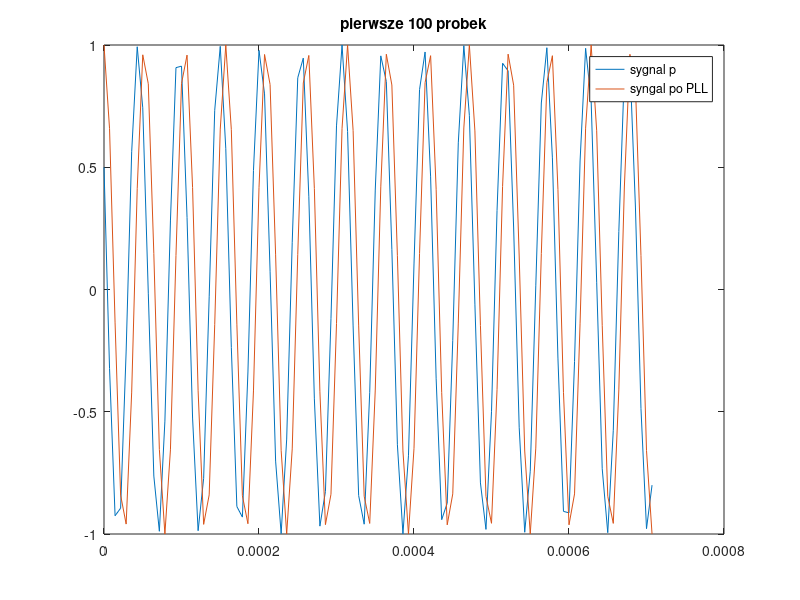
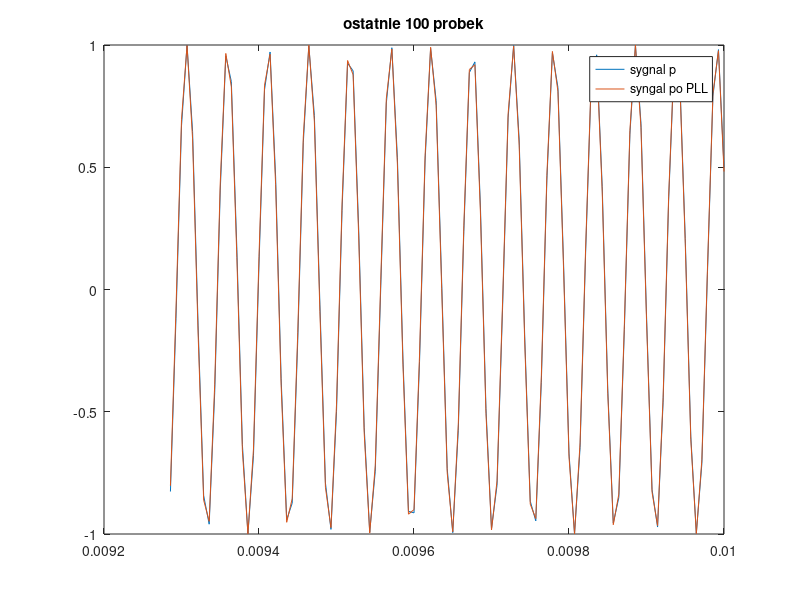
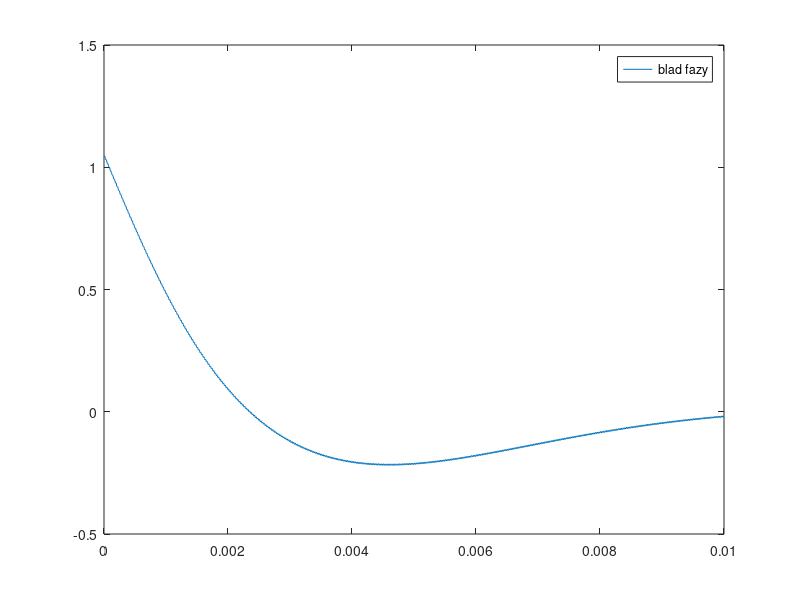
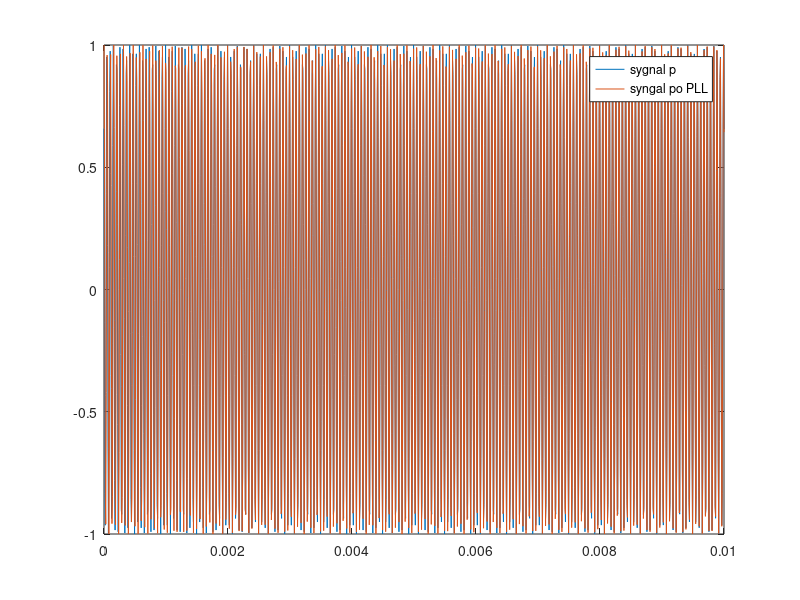

Source code (MATLAB) for these figures, in order:
clear all; close all;

fpilot = 19e3;
fi = pi/3;
fs = 140e3;
T = 0.01;
t = 0:1/fs:T;
p = cos(2*pi*fpilot*t + fi);

% Petla PLL z filtrem typu IIR do odtworzenia częstotliwości i fazy pilota [7]
% i na tej podstawie sygnałów nośnych: symboli c1, stereo c38 i danych RDS c57
freq = 2*pi*fpilot/fs;
theta = zeros(1,length(p)+1);
alpha = 1e-2;
beta = alpha^2/4;
for n = 1 : length(p)
perr = -p(n)*sin(theta(n));
theta(n+1) = theta(n) + freq + alpha*perr;
freq = freq + beta*perr;
end
c57(:,1) = cos(3*theta(1:end-1)); % nosna 57 kHz

z = 1:100;
pll = cos(theta(1:end-1));

figure;
plot(t(z), p(z)); hold on;
plot(t(z), pll(z));
title('pierwsze 100 probek');
legend('sygnal p', 'syngal po PLL');

k = length(p)-100:length(p);
figure;
plot(t(k), p(k)); hold on;
plot(t(k), pll(k));
title('ostatnie 100 probek');
legend('sygnal p', 'syngal po PLL');

% jak szybko sygnal przechodzacy przez petle zbiega sie w fazie

% exp bo na samych cosinusach gorzej przez okresowosc
p_exp = exp(1j * (2*pi*fpilot*t + fi));
pll_exp = exp(1j * theta(1:end-1));
phase_diff = unwrap(angle(p_exp .* conj(pll_exp)));

figure;
plot(t,phase_diff);
legend('blad fazy'); pause;



% 2 punkt
df = 10;
fm = 0.1;
% t = 0:1/fs:0.;
ft = fpilot + df*sin(2*pi*fm*t);
p2 = cos(2*pi*cumsum(ft)/fs);

% Petla PLL z filtrem typu IIR do odtworzenia częstotliwości i fazy pilota [7]
% i na tej podstawie sygnałów nośnych: symboli c1, stereo c38 i danych RDS c57
freq = 2*pi*fpilot/fs;
theta = zeros(1,length(p2)+1);
alpha = 1e-2;
beta = alpha^2/4;
for n = 1 : length(p2)
perr = -p2(n)*sin(theta(n));
theta(n+1) = theta(n) + freq + alpha*perr;
freq = freq + beta*perr;
end

figure;
plot(t, p2); hold on;
plot(t, cos(theta(1:end-1)));
legend('sygnal p', 'syngal po PLL');

% jak szybko sygnal przechodzacy przez petle zbiega sie w fazie

% exp bo na samych cosinusach gorzej przez okresowosc
p_exp = exp(1j * (2*pi*fpilot*t + fi));
pll_exp = exp(1j * theta(1:end-1));
phase_diff = unwrap(angle(p_exp .* conj(pll_exp)));

figure;
plot(t,phase_diff);
legend('blad fazy');
